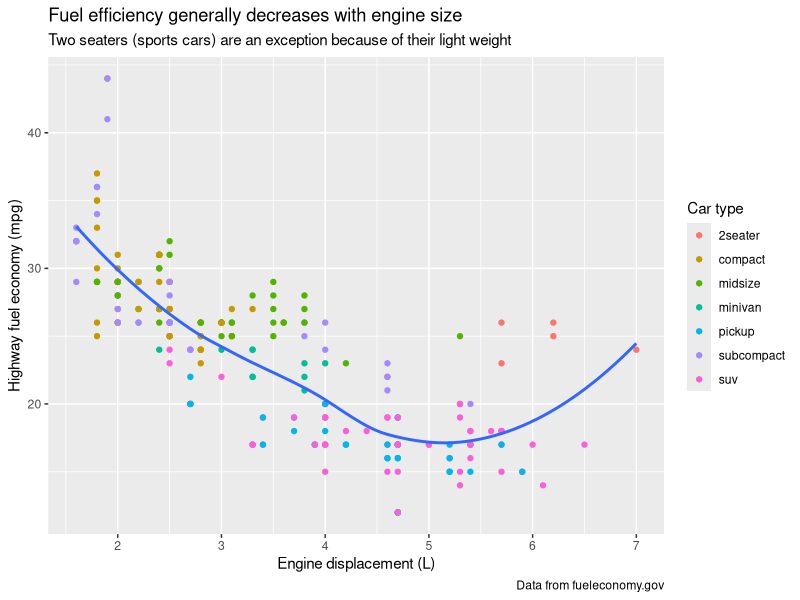
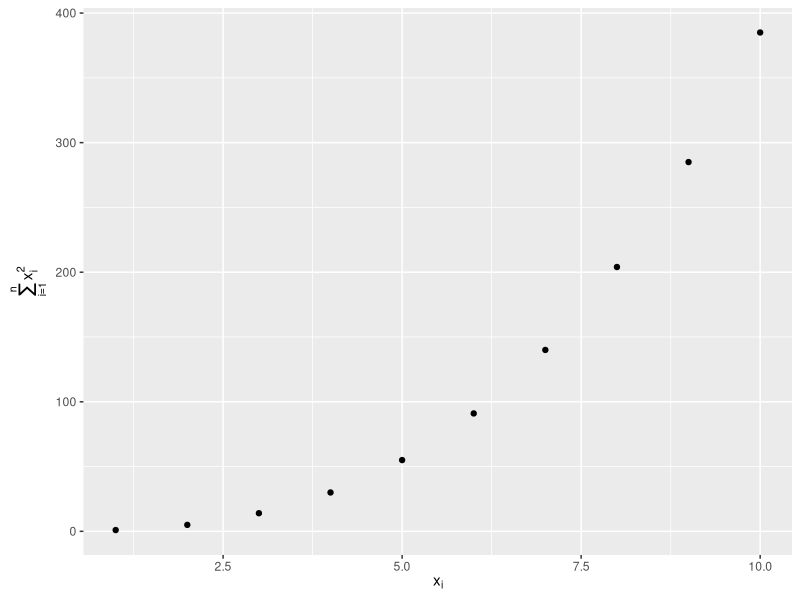
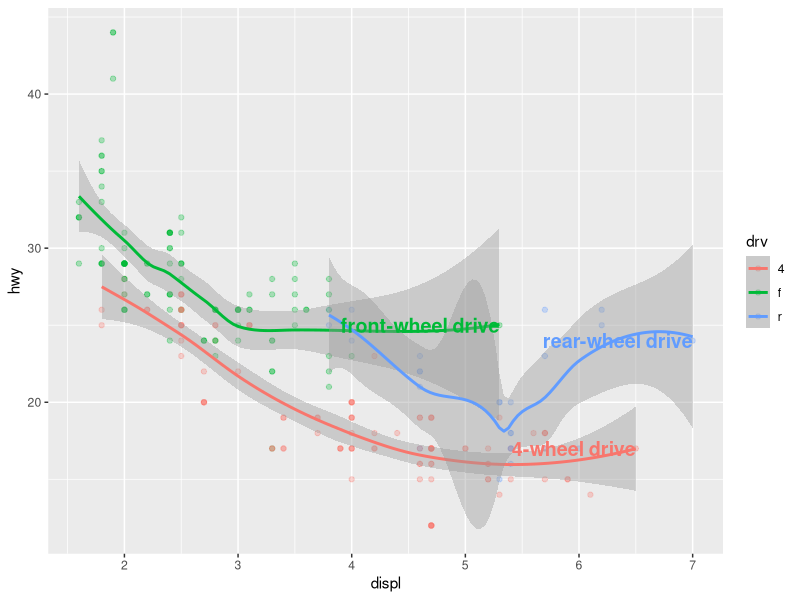
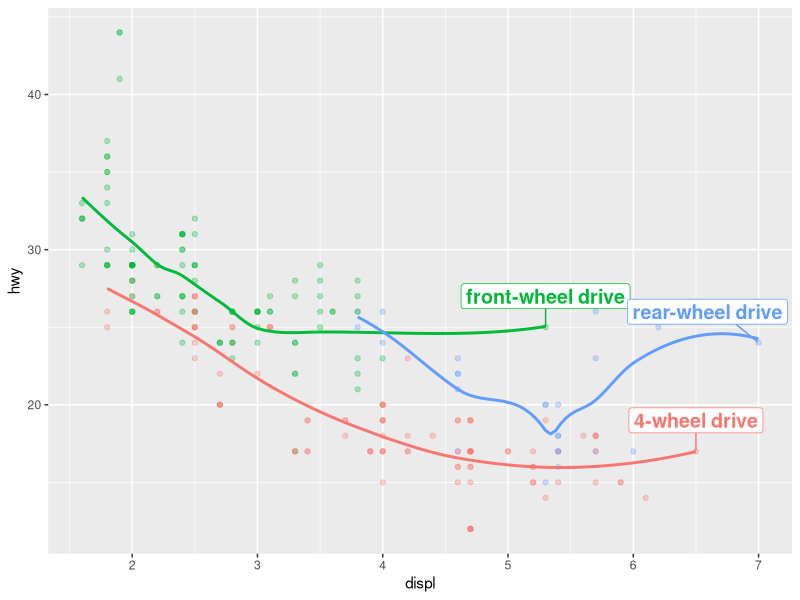
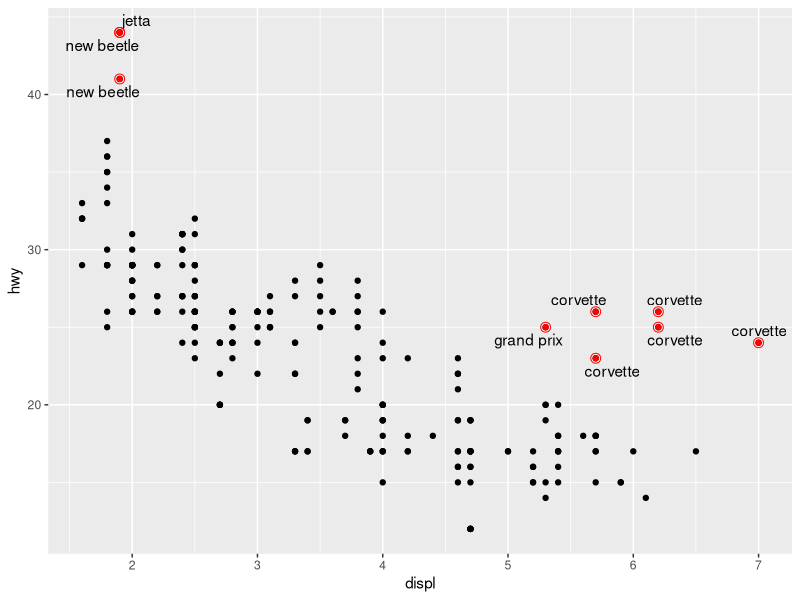
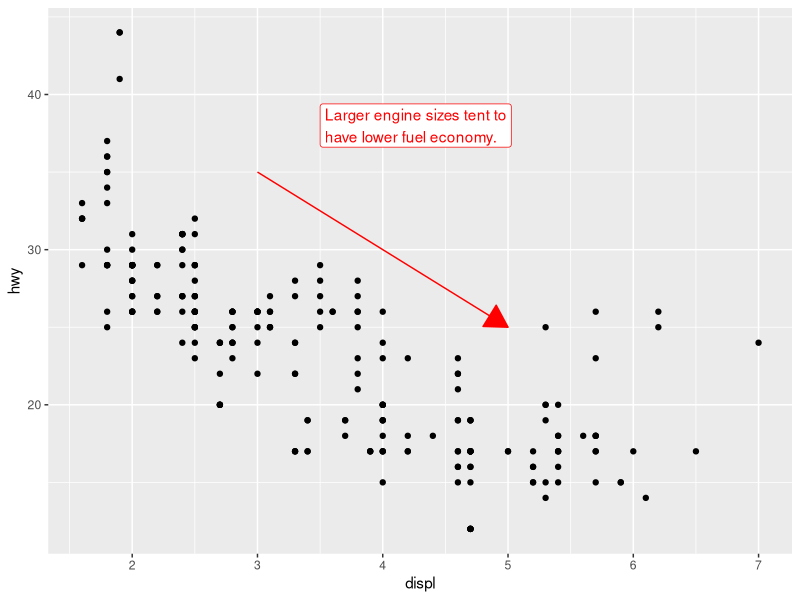
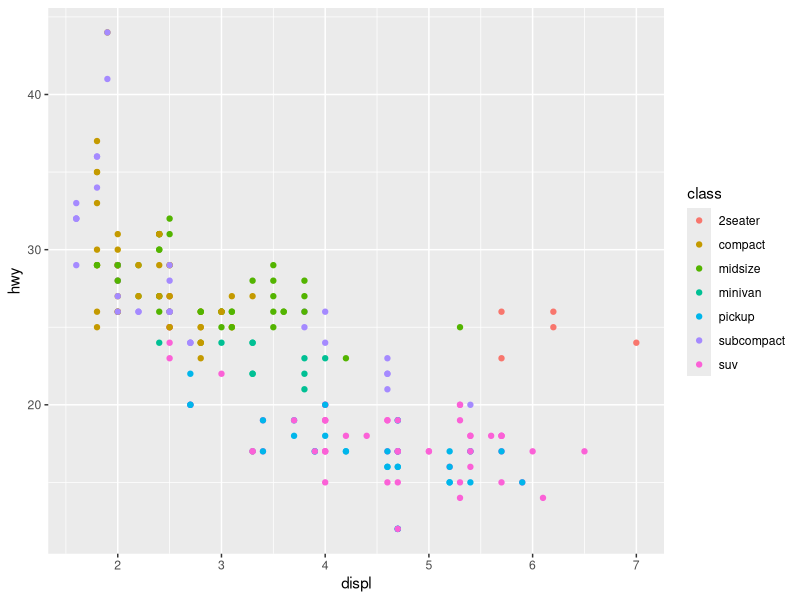
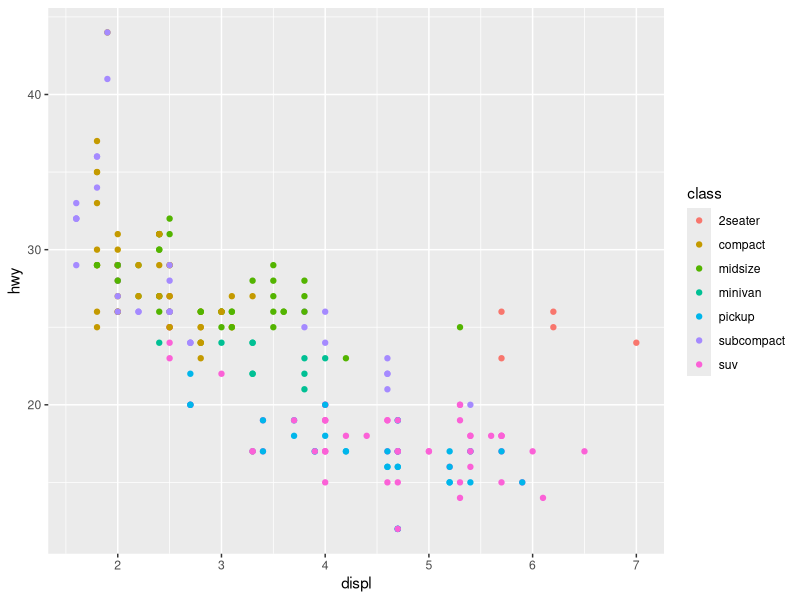

Here is the R script that generated these plots, in order:
# Communication

### Pre-requisites

library(tidyverse)
library(scales)
library(ggrepel)
library(patchwork)

### Labels

ggplot(mpg, aes(x = displ, y = hwy)) +
  geom_point(aes(color = class)) +
  geom_smooth(se = FALSE) +
  labs(
    x = "Engine displacement (L)",
    y = "Highway fuel economy (mpg)",
    color = "Car type",
    title = "Fuel efficiency generally decreases with engine size",
    subtitle = "Two seaters (sports cars) are an exception because of their light weight",
    caption = "Data from fueleconomy.gov"
  )

df <- tibble(
  x = 1:10,
  y = cumsum(x^2)
)

ggplot(df, aes(x, y)) +
  geom_point() +
  labs(
    x = quote(x[i]),
    y = quote(sum(x[i] ^ 2, i == 1, n))
  )

### Annotations 

label_info <- mpg %>% 
  group_by(drv) %>% 
  arrange(desc(displ)) %>% 
  slice_head(n = 1) %>% 
  mutate(
    drive_type = case_when(
      drv == "f" ~ "front-wheel drive",
      drv == "r" ~ "rear-wheel drive",
      drv == "4" ~ "4-wheel drive"
    )
  ) %>% 
  select(displ, hwy, drv, drive_type)

label_info

ggplot(mpg, aes(x = displ, y = hwy, color = drv)) +
  geom_point(alpha = 0.3) +
  geom_smooth(se = TRUE) +
  geom_text(
    data = label_info,
    aes(x = displ, y = hwy, label = drive_type),
    fontface = "bold", size = 5, hjust = "right", vjust = "botton"
  ) +
  theme(lengend.position = "none")

ggplot(mpg, aes(x = displ, y = hwy, color = drv)) +
  geom_point(alpha = 0.3) +
  geom_smooth(se = FALSE) +
  geom_label_repel(
    data = label_info,
    aes(x = displ, y = hwy, label = drive_type),
    fontface = "bold", size = 5, nudge_y = 2
  ) +
  theme(legend.position = "none")

potential_outliers <- mpg %>% 
  filter(hwy > 40 | (hwy > 20 & displ > 5))

ggplot(mpg, aes(x = displ, y = hwy)) +
  geom_point() +
  geom_text_repel(data = potential_outliers, aes(label = model)) +
  geom_point(data = potential_outliers, color = "red") +
  geom_point(
    data = potential_outliers,
    color = "red", size = 3, shape = "circle open"
  )

trend_text <- "Larger engine sizes tent to\nhave lower fuel economy." %>% 
  str_wrap(width = 30)

trend_text

ggplot(mpg, aes(x = displ, y = hwy)) +
  geom_point() +
  annotate(
    geom = "label", x = 3.5, y = 38,
    label = trend_text,
    hjust = "left", color = "red"
  ) +
  annotate(
    geom = "segment",
    x = 3, y = 35, xend = 5, yend = 25, color = "red",
    arrow = arrow(type = "closed")
  )

### Scales

#### Default Scales

ggplot(mpg, aes(x = displ, y = hwy)) +
  geom_point(aes(color = class))


ggplot(mpg, aes(x = displ, y = hwy)) +
  geom_point(aes(color = class)) +
  scale_x_continuous() +
  scale_y_continuous() +
  scale_color_discrete()

#### Axis Ticks & Legend Keys

ggplot(mpg, aes(x = displ, y = hwy, color = drv)) +
  geom_point() +
  scale_y_continuous(breaks = seq(15, 40, by = 5))

ggplot(mpg, aes(x = displ, y = hwy, color = drv)) +
  geom_point() +
  scale_x_continuous(labels = NULL) +
  scale_y_continuous(labels = NULL) +
  scale_color_discrete(labels = c("4" = "4-wheel", "f" = "front", "r" = "rear"))

##### Left
ggplot(diamonds, aes(x = price, y = cut)) +
  geom_point(alpha = 0.05) +
  scale_x_continuous(labels = label_dollar())

##### Right

ggplot(diamonds, aes(x = price, y = cut)) +
  geom_boxplot(alpha = 0.05) +
  scale_x_continuous(
    labels = label_dollar(scale = 1/1000, suffix = "k"),
    breaks = seq(1000, 19000, by = 6000)
  )

ggplot(diamonds, aes(x = cut, fill = clarity)) +
  geom_bar(position = "fill") +
  scale_y_continuous(name = "Percentage", labels = label_percent())

presidential %>% 
  mutate(id = 33 + row_number()) %>% 
  ggplot(aes(x = start, y = id)) +
  geom_point() +
  geom_segment(aes(xend = end, yend = id)) +
  scale_x_date(name = NULL, breaks = presidential$start, date_labels = "'%y")

#### Legend Layout

base <- ggplot(mpg, aes(x = displ, y = hwy)) +
  geom_point(aes(color = class))

base + theme(legend.position = "right")
base + theme(legend.position = "left")
base +
  theme(legend.position = "top") +
  guides(col = guide_legend(nrow = 3))
base +
  theme(legend.position = "bottom") +
  guides(col = guide_legend(nrow = 3))

ggplot(mpg, aes(x = displ, y = hwy)) +
  geom_point(aes(color = class)) +
  geom_smooth(se = FALSE) +
  theme(legend.position = "bottom") +
  guides(color = guide_legend(nrow = 2, override.aes = list(size = 4)))

#### Replacing a Scale

##### Left
ggplot(diamonds, aes(x = carat, y = price)) +
  geom_bin2d()

##### Right
ggplot(diamonds, aes(x = log10(carat), y = log10(price))) +
  geom_bin2d()

ggplot(diamonds, aes(x = carat, y = price)) +
  geom_bin2d() +
  scale_x_log10() +
  scale_y_log10()

ggplot(mpg, aes(x = displ, y = hwy)) +
  geom_point(aes(color = drv))

ggplot(mpg, aes(x = displ, y = hwy)) +
  geom_point(aes(color = drv)) +
  scale_color_brewer(palette = "Set1")

ggplot(mpg, aes(x = displ, y = hwy)) +
  geom_point(aes(color = drv, shape = drv)) +
  scale_color_brewer(palette = "Set1")

presidential %>% 
  mutate(id = 33 + row_number()) %>% 
  ggplot(aes(x = start, y = id, color = party)) +
  geom_point() +
  geom_segment(aes(xend = end, yend = id)) +
  scale_color_manual(values = c(Republican = "#E81B23", Democratic = "#00AEF3"))

df <- tibble(
  x = rnorm(10000),
  y = rnorm(10000)
)

ggplot(df, aes(x, y)) +
  geom_hex() +
  coord_fixed() +
  labs(title = "Default, continuous", x = NULL, y = NULL)

ggplot(df, aes(x, y)) +
  geom_hex() +
  coord_fixed() +
  scale_fill_viridis_c() +
  labs(title = "Viridis, continuous", x = NULL, y = NULL)

ggplot(df, aes(x, y)) +
  geom_hex() +
  coord_fixed() +
  scale_fill_viridis_b() +
  labs(title = "Viridis, binned", x = NULL, y = NULL)

#### Zooming 
